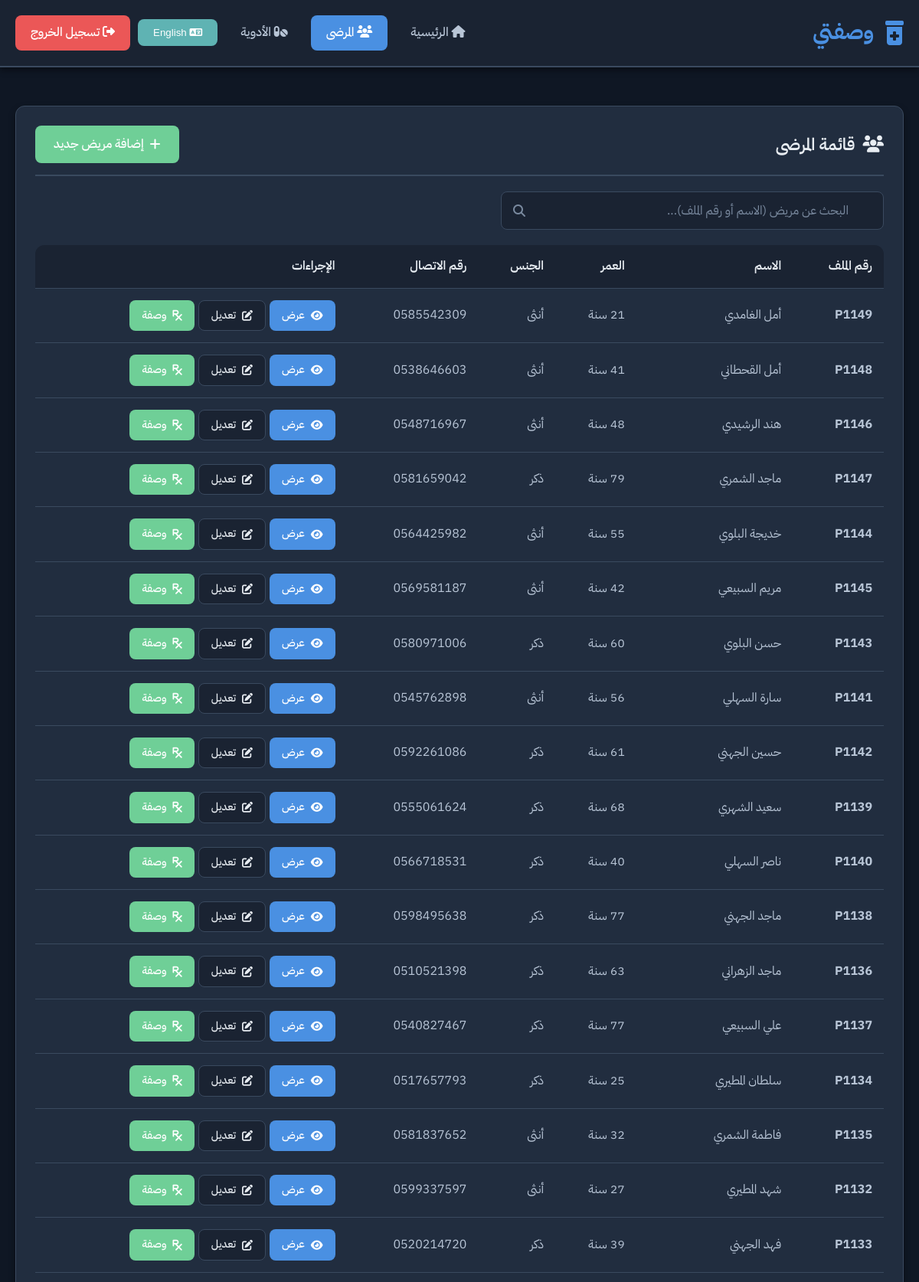
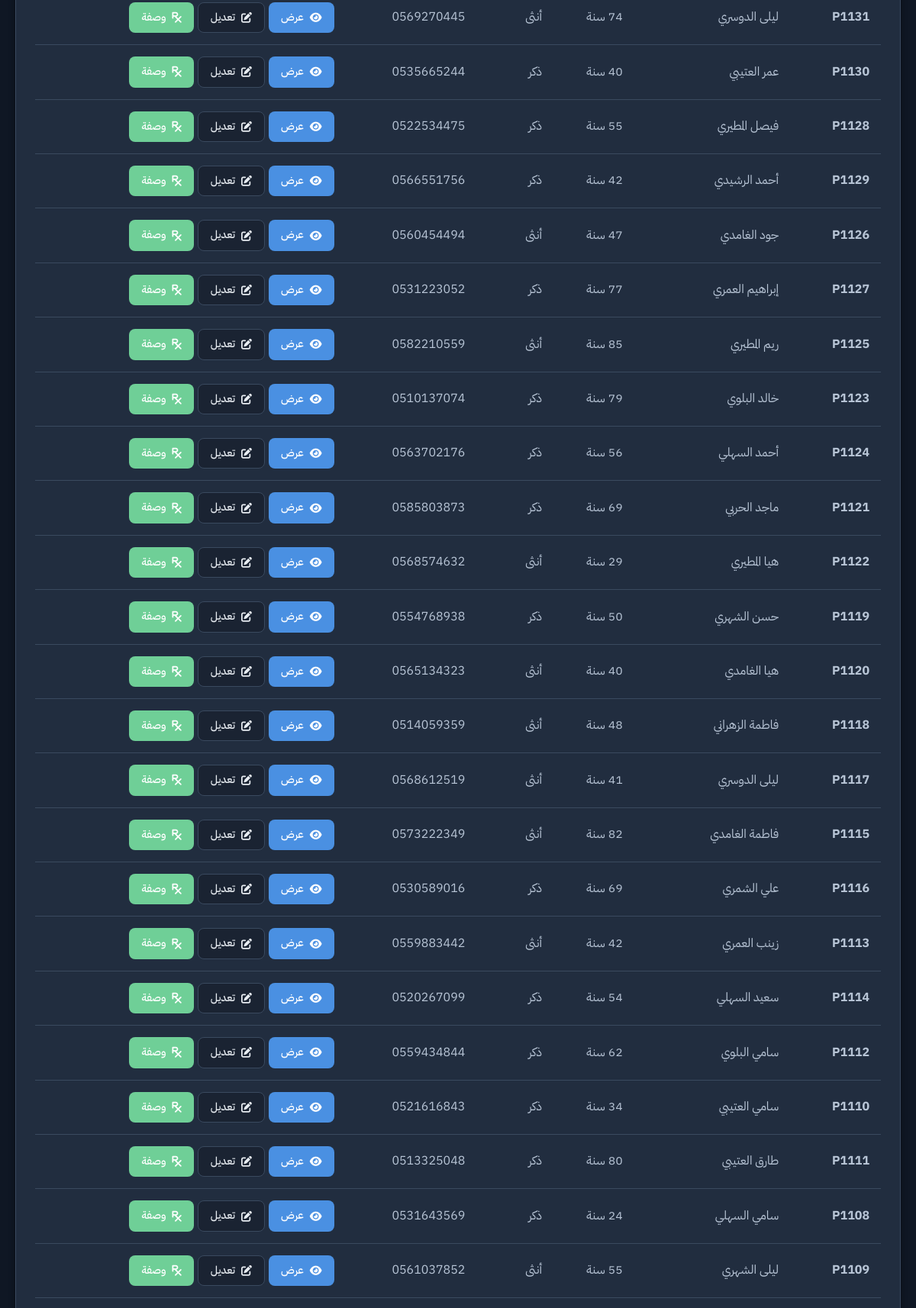
The app's page /patients (signed in, upper part) with its own data (2 pictures, top to bottom).
### models.py (models this page shows, shortened)
class Patient(db.Model):
    __tablename__ = 'patients'
    id = db.Column(db.Integer, primary_key=True)
    file_number = db.Column(db.String(50), unique=True, nullable=False, index=True)
    name = db.Column(db.String(200), nullable=False)
    age = db.Column(db.Integer, nullable=False)
    gender = db.Column(db.String(10), nullable=False)  # ذكر / أنثى
    current_medications = db.Column(db.Text)  # JSON list
    medical_history = db.Column(db.Text)
    allergies = db.Column(db.Text)  # JSON list
    contact_info = db.Column(db.String(200))
    created_at = db.Column(db.DateTime, default=datetime.utcnow)
    updated_at = db.Column(db.DateTime, default=datetime.utcnow, onupdate=datetime.utcnow)
    visits = db.relationship('Visit', backref='patient', lazy=True, cascade='all, delete-orphan')

### app.py (the view)
@app.route('/patients')
@login_required
def patients_list():
    search = request.args.get('search', '')
    if search:
        patients = Patient.query.filter(
            (Patient.name.like(f'%{search}%')) |
            (Patient.file_number.like(f'%{search}%'))
        ).all()
    else:
        patients = Patient.query.order_by(Patient.created_at.desc()).all()
    return render_template('patients_list.html', patients=patients, search=search)

### app.py (called while the page is built)
def login_required(f):
    @wraps(f)
    def decorated_function(*args, **kwargs):
        if 'user_id' not in session:
            return redirect(url_for('login'))
        return f(*args, **kwargs)
    return decorated_function

### templates/patients_list.html (shortened to what this page needs)
{% extends "layout.html" %}
{% block content %}
<div class="mt-3">
    <div class="card">
        <div class="card-header">
            <h1 class="card-title">
                <i class="fa fa-users"></i>
                <span data-translate="patients.title">قائمة المرضى</span>
            </h1>
            <a href="{{ url_for('patient_new') }}" class="btn btn-success">
                <i class="fa fa-plus"></i> <span data-translate="patients.add_new">إضافة مريض جديد</span>
            </a>
        </div>
        <div class="card-body">
            <div class="form-group">
                <div class="search-box">
                    <input type="text" class="form-control" data-translate="patients.search_placeholder" placeholder="البحث عن مريض (الاسم أو رقم الملف)..."
                           value="{{ search }}"
                           onchange="window.location.href='{{ url_for('patients_list') }}?search=' + this.value">
                    <i class="fa fa-search"></i>
                </div>
            </div>
            {% if patients %}
            <div class="table-container mt-2">
                <table class="table">
                    <thead>
                        <tr>
                            <th data-translate="patients.file_number">رقم الملف</th>
                            <th data-translate="patients.name">الاسم</th>
                            <th data-translate="patients.age">العمر</th>
                            <th data-translate="patients.gender">الجنس</th>
                            <th data-translate="patients.contact">رقم الاتصال</th>
                            <th data-translate="patients.actions">الإجراءات</th>
                        </tr>
                    </thead>
                    <tbody>
                        {% for patient in patients %}
                        <tr>
                            <td><strong>{{ patient.file_number }}</strong></td>
                            <td>{{ patient.name }}</td>
                            <td>{{ patient.age }} <span data-translate="patients.years">سنة</span></td>
                            <td class="gender-cell">{{ patient.gender }}</td>
                            <td>{{ patient.contact_info or '-' }}</td>
                            <td>
                                <div class="flex" style="gap: 5px;">
                                    <a href="{{ url_for('patient_view', patient_id=patient.id) }}"
                                       class="btn btn-primary btn-sm">
                                        <i class="fa fa-eye"></i> <span data-translate="patients.view">عرض</span>
                                    </a>
                                    <a href="{{ url_for('patient_edit', patient_id=patient.id) }}"
                                       class="btn btn-secondary btn-sm">
                                        <i class="fa fa-edit"></i> <span data-translate="patients.edit">تعديل</span>
                                    </a>
                                    <a href="{{ url_for('patient_prescribe', patient_id=patient.id) }}"
                                       class="btn btn-success btn-sm">
                                        <i class="fa fa-prescription"></i> <span data-translate="patients.prescribe">وصفة</span>
                                    </a>
                                </div>
                            </td>
                        </tr>
                        {% endfor %}
                    </tbody>
                </table>
            </div>
            {% endif %}
        </div>
    </div>
</div>
{% endblock %}

### templates/layout.html (shortened to what this page needs)
<!DOCTYPE html>
<html lang="ar" dir="rtl">
<head>
    <link rel="stylesheet" href="https://cdnjs.cloudflare.com/ajax/libs/font-awesome/6.4.0/css/all.min.css">
    <link rel="stylesheet" href="{{ url_for('static', filename='css/styles.css') }}">
</head>
<body class="rtl">
    <header class="header">
        <div class="header-content">
            <a href="{{ url_for('index') }}" class="logo">
                <i class="fa fa-prescription-bottle-medical"></i>
                <span data-translate="app_name">وصفتي</span>
            </a>
            <nav class="nav">
                <a href="{{ url_for('index') }}" class="nav-link {% if request.endpoint == 'index' %}active{% endif %}">
                    <i class="fa fa-home"></i> <span data-translate="nav.home">الرئيسية</span>
                </a>
                <a href="{{ url_for('patients_list') }}" class="nav-link {% if 'patient' in request.endpoint %}active{% endif %}">
                    <i class="fa fa-users"></i> <span data-translate="nav.patients">المرضى</span>
                </a>
                <a href="{{ url_for('drugs_list') }}" class="nav-link {% if 'drug' in request.endpoint %}active{% endif %}">
                    <i class="fa fa-pills"></i> <span data-translate="nav.drugs">الأدوية</span>
                </a>
                <button id="lang-toggle" class="nav-link" onclick="translator.toggleLanguage()" style="background-color: var(--secondary-color); color: white; border: none; cursor: pointer;">
                </button>
                {% if session.get('user_id') %}
                <a href="{{ url_for('logout') }}" class="nav-link" style="background-color: var(--danger-color); color: white;">
                    <i class="fa fa-sign-out-alt"></i> <span data-translate="nav.logout">تسجيل الخروج</span>
                </a>
                {% endif %}
            </nav>
        </div>
    </header>
    <main class="container">
        {% block content %}{% endblock %}
    </main>
</body>
</html>

### static/css/styles.css (style rules this page uses)
:root { --primary-bg: #0F1724; --secondary-bg: #1A2332; --card-bg: #212D3F; --hover-bg: #2A3A4F; --border-color: #3A4A5F; --primary-color: #4A90E2; --secondary-color: #5FB3B3; --success-color: #6FCF97; --warning-color: #F2C94C; --danger-color: #EB5757; --text-primary: #E8EDF2; --text-secondary: #B8C5D6; --text-muted: #7A8A9F; --shadow-sm: 0 2px 4px rgba(0, 0, 0, 0.3); --shadow-md: 0 4px 8px rgba(0, 0, 0, 0.4); --shadow-lg: 0 8px 16px rgba(0, 0, 0, 0.5); --transition: all 0.3s ease; }
* { margin: 0; padding: 0; box-sizing: border-box; }
body { font-family: 'IBM Plex Sans Arabic', sans-serif; background-color: var(--primary-bg); color: var(--text-primary); direction: rtl; line-height: 1.6; min-height: 100vh; }
.container { max-width: 1400px; margin: 0 auto; padding: 20px; }
.flex { display: flex; gap: 15px; }
.header { background-color: var(--secondary-bg); border-bottom: 2px solid var(--border-color); padding: 20px 0; box-shadow: var(--shadow-md); position: sticky; top: 0; z-index: 1000; }
.header-content { display: flex; align-items: center; justify-content: space-between; max-width: 1400px; margin: 0 auto; padding: 0 20px; }
.logo { display: flex; align-items: center; gap: 15px; font-size: 28px; font-weight: 700; color: var(--primary-color); text-decoration: none; }
.logo i { font-size: 32px; }
.nav { display: flex; gap: 10px; align-items: center; }
.nav-link { padding: 10px 20px; color: var(--text-secondary); text-decoration: none; border-radius: 8px; transition: var(--transition); font-weight: 500; }
.nav-link.active { background-color: var(--primary-color); color: white; }
.card { background-color: var(--card-bg); border-radius: 12px; padding: 25px; box-shadow: var(--shadow-md); transition: var(--transition); border: 1px solid var(--border-color); }
.card-header { display: flex; align-items: center; justify-content: space-between; margin-bottom: 20px; padding-bottom: 15px; border-bottom: 2px solid var(--border-color); }
.card-title { font-size: 22px; font-weight: 600; color: var(--text-primary); display: flex; align-items: center; gap: 10px; }
.card-body { color: var(--text-secondary); }
.btn { padding: 12px 24px; border: none; border-radius: 8px; font-family: 'IBM Plex Sans Arabic', sans-serif; font-size: 16px; font-weight: 500; cursor: pointer; transition: var(--transition); text-decoration: none; display: inline-flex; align-items: center; gap: 8px; justify-content: center; }
.btn-primary { background-color: var(--primary-color); color: white; }
.btn-success { background-color: var(--success-color); color: white; }
.btn-secondary { background-color: var(--secondary-bg); color: var(--text-primary); border: 1px solid var(--border-color); }
.btn-sm { padding: 8px 16px; font-size: 14px; }
.form-group { margin-bottom: 20px; }
.form-control { width: 100%; padding: 12px 16px; background-color: var(--secondary-bg); border: 1px solid var(--border-color); border-radius: 8px; color: var(--text-primary); font-family: 'IBM Plex Sans Arabic', sans-serif; font-size: 16px; transition: var(--transition); }
.form-control::placeholder { color: var(--text-muted); }
.table-container { overflow-x: auto; border-radius: 12px; background-color: var(--card-bg); }
.table { width: 100%; border-collapse: collapse; }
.table th, .table td { padding: 15px; text-align: right; border-bottom: 1px solid var(--border-color); }
.table th { background-color: var(--secondary-bg); font-weight: 600; color: var(--text-primary); position: sticky; top: 0; }
.search-box { position: relative; width: 100%; max-width: 500px; }
.search-box input { width: 100%; padding: 12px 45px 12px 16px; }
.search-box i { position: absolute; left: 16px; top: 50%; transform: translateY(-50%); color: var(--text-muted); }
.mt-2 { margin-top: 20px; }
.mt-3 { margin-top: 30px; }

### records on screen
Patient: file_number "P1149", name "أمل الغامدي", contact_info "0585542309"
Patient: file_number "P1148", name "أمل القحطاني", contact_info "0538646603"
Patient: file_number "P1146", name "هند الرشيدي", contact_info "0548716967"
Patient: file_number "P1147", name "ماجد الشمري", contact_info "0581659042"
Patient: file_number "P1144", name "خديجة البلوي", contact_info "0564425982"
Patient: file_number "P1145", name "مريم السبيعي", contact_info "0569581187"
Patient: file_number "P1143", name "حسن البلوي", contact_info "0580971006"
Patient: file_number "P1141", name "سارة السهلي", contact_info "0545762898"
Patient: file_number "P1142", name "حسين الجهني", contact_info "0592261086"
Patient: file_number "P1139", name "سعيد الشهري", contact_info "0555061624"
Patient: file_number "P1140", name "ناصر السهلي", contact_info "0566718531"
Patient: file_number "P1138", name "ماجد الجهني", contact_info "0598495638"
Patient: file_number "P1136", name "ماجد الزهراني", contact_info "0510521398"
Patient: file_number "P1137", name "علي السبيعي", contact_info "0540827467"
Patient: file_number "P1134", name "سلطان المطيري", contact_info "0517657793"
Patient: file_number "P1135", name "فاطمة الشمري", contact_info "0581837652"
Patient: file_number "P1132", name "شهد المطيري", contact_info "0599337597"
Patient: file_number "P1133", name "فهد الجهني", contact_info "0520214720"
Patient: file_number "P1131", name "ليلى الدوسري", contact_info "0569270445"
Patient: file_number "P1130", name "عمر العتيبي", contact_info "0535665244"
Patient: file_number "P1128", name "فيصل المطيري", contact_info "0522534475"
Patient: file_number "P1129", name "أحمد الرشيدي", contact_info "0566551756"
Patient: file_number "P1126", name "جود الغامدي", contact_info "0560454494"
Patient: file_number "P1127", name "إبراهيم العمري", contact_info "0531223052"
Patient: file_number "P1125", name "ريم المطيري", contact_info "0582210559"
Patient: file_number "P1123", name "خالد البلوي", contact_info "0510137074"
Patient: file_number "P1124", name "أحمد السهلي", contact_info "0563702176"
Patient: file_number "P1121", name "ماجد الحربي", contact_info "0585803873"
Patient: file_number "P1122", name "هيا المطيري", contact_info "0568574632"
Patient: file_number "P1119", name "حسن الشهري", contact_info "0554768938"
Patient: file_number "P1120", name "هيا الغامدي", contact_info "0565134323"
Patient: file_number "P1118", name "فاطمة الزهراني", contact_info "0514059359"
Patient: file_number "P1117", name "ليلى الدوسري", contact_info "0568612519"
Patient: file_number "P1115", name "فاطمة الغامدي", contact_info "0573222349"
Patient: file_number "P1116", name "علي الشمري", contact_info "0530589016"
Patient: file_number "P1113", name "زينب العمري", contact_info "0559883442"
Patient: file_number "P1114", name "سعيد السهلي", contact_info "0520267099"
Patient: file_number "P1112", name "سامي البلوي", contact_info "0559434844"
Patient: file_number "P1110", name "سامي العتيبي", contact_info "0521616843"
Patient: file_number "P1111", name "طارق العتيبي", contact_info "0513325048"
Patient: file_number "P1108", name "سامي السهلي", contact_info "0531643569"
Patient: file_number "P1109", name "ليلى الشهري", contact_info "0561037852"
